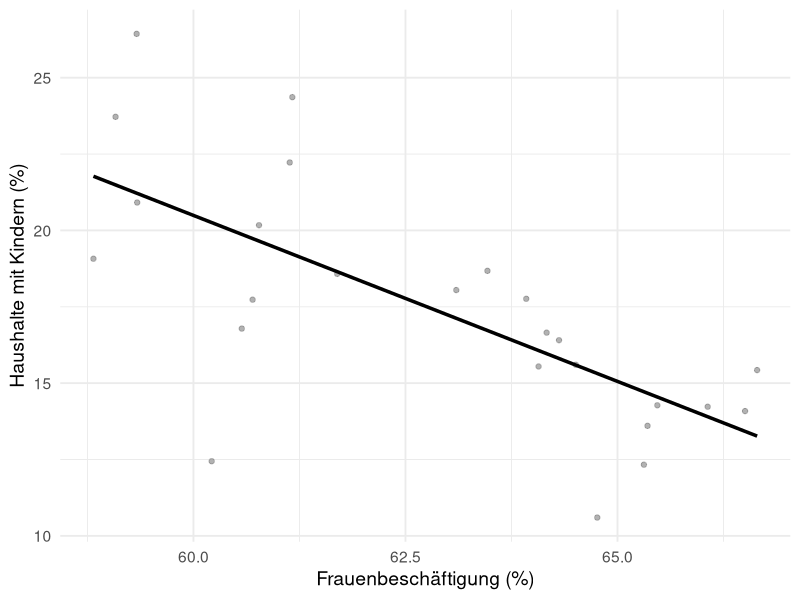

Here is the R script that generated this plot: (Note: this script raises an error after producing the figure.)
library(tidyverse)
library(readxl)
library(ggplot2)
library(dplyr)


# Einlesen der Bevölkerungsdaten (0–2 Jahre)


be_sheet <- read_excel("data/raw/export_be.xlsx", sheet = "BEVÖLKERUNG")

be_0bis2 <- be_sheet %>% 
  filter(
    Indikator == "Altersgruppen",
    Ausprägung == "bis 2 Jahre"
  ) %>%
  select(Indikator, Ausprägung, Jahr, Raumbezug, `Basiswert 1`)


# Einlesen der Kinderbetreuungsdaten (0–2 Jahre)


ki_sheet <- read_excel("data/raw/export_ki.xlsx", sheet = "KINDERBETREUUNG")

ki_0bis2 <- ki_sheet %>% 
  filter(
    Indikator == "Altersgruppen",
    Ausprägung == "bis 2 Jahre"
  ) %>% 
  select(Indikator, Ausprägung, Jahr, Raumbezug, `Basiswert 1`)


# Umbenennen der Variablen


be_0bis2 <- be_0bis2 %>%
  rename(kinder_total = `Basiswert 1`)

ki_0bis2 <- ki_0bis2 %>%
  rename(kinder_betreut = `Basiswert 1`)


# Zusammenführen der Bevölkerung und Betreuungszahlen


df_betreut <- left_join(
  be_0bis2,
  ki_0bis2,
  by = c("Jahr", "Raumbezug", "Indikator", "Ausprägung")
)


# Berechnung: unbetreute Kinder und Betreuungsanteile


df_betreut <- df_betreut %>%
  mutate(
    kinder_unbetreut = kinder_total - kinder_betreut,
    anteil_unbetreut = kinder_unbetreut / kinder_total * 100,
    anteil_betreut = kinder_betreut / kinder_total * 100
  )


# Filter für das Jahr 2024


df_2024 <- df_betreut %>%
  filter(Jahr == 2024)


# Einlesen: Beschäftigungsdaten (Anteil weiblich)


ar_sheet <- read_excel("data/raw/export_ar.xlsx", sheet = "ARBEITSMARKT")

df_emp <- ar_sheet %>%
  filter(
    Indikator == "Sozialversicherungspflichtig Beschäftigte - Anteil",
    Ausprägung == "weiblich"
  ) %>%
  mutate(
    Jahr = as.numeric(Jahr),
    emp_female_pct = 100 * `Basiswert 1` / `Basiswert 2`
  ) %>%
  select(Jahr, Raumbezug, emp_female_pct)


# Einlesen: Haushalte mit Kindern


df_households <- be_sheet %>%
  filter(
    Indikator == "Haushalte mit Kindern",
    Ausprägung == "insgesamt"
  ) %>%
  mutate(
    Jahr = as.numeric(Jahr),
    households_pct = 100 * `Basiswert 1` / `Basiswert 2`
  ) %>%
  select(Jahr, Raumbezug, households_pct)


# Zusammenführen der Beschäftigung + Haushalte


df_merged <- df_emp %>%
  inner_join(df_households,
             by = c("Jahr", "Raumbezug"))


# Hinzufügen der Betreuungsquote (0–2 Jahre, Jahr 2024)

df_2024 <- df_merged %>%
  inner_join(
    df_betreut %>%
      filter(Jahr == 2024) %>%
      select(Raumbezug, anteil_betreut),
    by = "Raumbezug"
  ) %>%
  filter(
    Jahr == 2024,
    Raumbezug != "Stadt München"   
  )



# Bildung von Quantilsgruppen (Niedrig / Mittel / Hoch)


quantiles_2024 <- quantile(df_2024$anteil_betreut,
                           probs = c(0, 1/3, 2/3, 1),
                           na.rm = TRUE)

df_2024 <- df_2024 %>%
  mutate(
    betreuung_group = cut(
      anteil_betreut,
      breaks = quantiles_2024,
      labels = c("Niedrig", "Mittel", "Hoch"),
      include.lowest = TRUE
    )
  )


# Korrelationsberechnung für Gesamt, Niedrig, Hoch


cor_total <- cor(df_2024$emp_female_pct,
                 df_2024$households_pct,
                 use = "complete.obs",
                 method = "pearson")

cor_low <- df_2024 %>%
  filter(betreuung_group == "Niedrig") %>%
  summarise(cor = cor(emp_female_pct, households_pct,
                      use="complete.obs", method="pearson")) %>%
  pull(cor)

cor_high <- df_2024 %>%
  filter(betreuung_group == "Hoch") %>%
  summarise(cor = cor(emp_female_pct, households_pct,
                      use="complete.obs", method="pearson")) %>%
  pull(cor)


# Vorbereitung der Grafikdaten


df_bar <- tibble(
  group = c("Gesamt", "Niedrige Betreuung", "Hohe Betreuung"),
  corr = c(cor_total, cor_low, cor_high)
)



# Vorbereitung für eine Legendengruppe:
# Wir erzeugen ein Mapping mit einer künstlichen Variable "gruppe"
df_lines <- bind_rows(
  df_2024 %>% mutate(gruppe = "Gesamt"),
  df_2024 %>% filter(betreuung_group == "Hoch") %>% mutate(gruppe = "Hohe Betreuung"),
  df_2024 %>% filter(betreuung_group == "Niedrig") %>% mutate(gruppe = "Niedrige Betreuung")
)

# Farben definieren (gleicher Farbton: tiefrot / hellrot + schwarz)
farben <- c(
  "Gesamt" = "black",
  "Hohe Betreuung" = "#e66101",     
  "Niedrige Betreuung" = "#fdb863"  
)


# --- Grafik 1: Nur Gesamtlinie, keine Gruppen, keine Legende ---

m_effekt_single <- ggplot(df_2024, 
                          aes(x = emp_female_pct, y = households_pct)) +
  geom_point(color = "grey50", alpha = 0.6) +
  geom_smooth(method = "lm", se = FALSE, color = "black", size = 1.2) +
  labs(
    x = "Frauenbeschäftigung (%)",
    y = "Haushalte mit Kindern (%)"
  ) +
  theme_minimal(base_size = 14) +
  theme(legend.position = "none")

m_effekt_single

saveRDS(m_effekt_single, "results/figures/m_effekt/m_effekt_00_singleline.rds")


# --- Grafik 2: Linien + farbcodierte Punkte nach Gruppe ---

# Punkte mit Gruppenfarbe (nur Hoch & Niedrig)
df_points_grouped <- df_2024 %>%
  filter(betreuung_group %in% c("Hoch", "Niedrig")) %>%
  mutate(gruppe = case_when(
    betreuung_group == "Hoch" ~ "Hohe Betreuung",
    betreuung_group == "Niedrig" ~ "Niedrige Betreuung"
  ))

# Gesamt-Punkte (grau)
df_points_gesamt <- df_2024 %>%
  filter(betreuung_group == "Mittel" | is.na(betreuung_group)) %>% 
  mutate(gruppe = "Gesamt")


m_effekt_colored_points <- ggplot() +
  
  # --- 1) Gesamt-Punkte (grau) ---
  geom_point(
    data = df_points_gesamt,
    aes(x = emp_female_pct, y = households_pct),
    color = "grey50",
    alpha = 0.6
  ) +
  
  # --- 2) Hoch + Niedrig Punkte---
  geom_point(
    data = df_points_grouped,
    aes(x = emp_female_pct, y = households_pct, color = gruppe),
    alpha = 0.8
  ) +
  
  # --- 3) Linien  ---
  geom_smooth(
    data = df_lines,
    aes(x = emp_female_pct, y = households_pct, color = gruppe),
    method = "lm",
    se = FALSE,
    size = 1.2
  ) +
  
  scale_color_manual(
    values = farben,
    name = "Linien / Punkte:"
  ) +
  
  labs(
    x = "Frauenbeschäftigung (%)",
    y = "Haushalte mit Kindern (%)"
  ) +
  theme_minimal(base_size = 14)

m_effekt_colored_points

saveRDS(m_effekt_colored_points,
        "results/figures/m_effekt/m_effekt_02_colored_points.rds")
